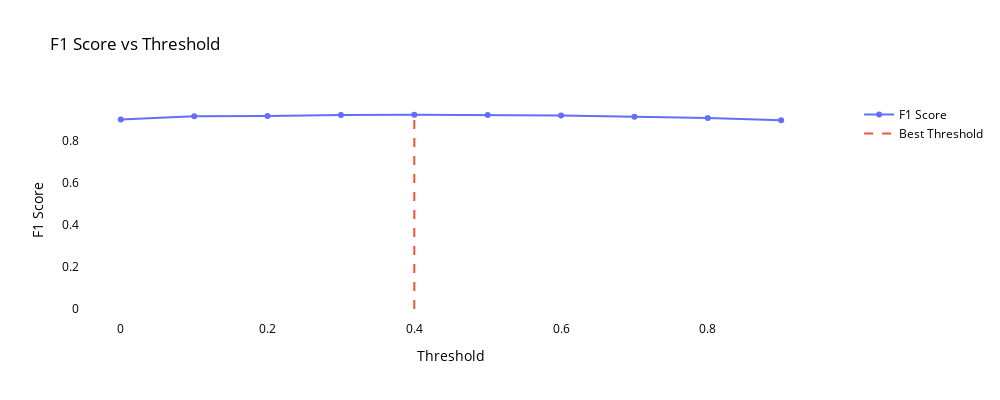

The code cell stored with this chart in its notebook:
### Markdown cell above
Se observa como para valores de 0.4 se optimiza ligeramente el valor de f1. Este segunod ajuste de esta métrica es un ajuste fino en todos los casos ya que no se realizan grandes cambios en el valor de la misma.

### Code cell
# Plot F1 scores vs. thresholds
plot_f1_scores_vs_thresholds(thresholds, f1_scores, best_threshold)

### Figure 1 — Plotly figure (JSON) as saved in the notebook; plotly's stock layout.template omitted (floating-point values rounded to 4 significant figures)
{"data": [{"mode": "lines+markers", "name": "F1 Score", "type": "scatter", "x": [0, 0.1, 0.2, 0.3, 0.4, 0.5, 0.6, 0.7, 0.8, 0.9], "y": [0.9018, 0.9171, 0.9178, 0.9233, 0.9243, 0.9228, 0.9207, 0.9146, 0.9086, 0.8977]}, {"line": {"dash": "dash"}, "mode": "lines", "name": "Best Threshold", "type": "scatter", "x": [0.4, 0.4], "y": [0, 0.9243]}], "layout": {"font": {"color": "black"}, "height": 400, "hovermode": "x unified", "legend": {"orientation": "v", "x": 1.05, "y": 1}, "paper_bgcolor": "rgba(0,0,0,0)", "plot_bgcolor": "rgba(0,0,0,0)", "showlegend": true, "title": {"text": "F1 Score vs Threshold"}, "width": 1000, "xaxis": {"tickfont": {"color": "black"}, "title": {"font": {"color": "black"}, "text": "Threshold"}}, "yaxis": {"tickfont": {"color": "black"}, "title": {"font": {"color": "black"}, "text": "F1 Score"}}}}
